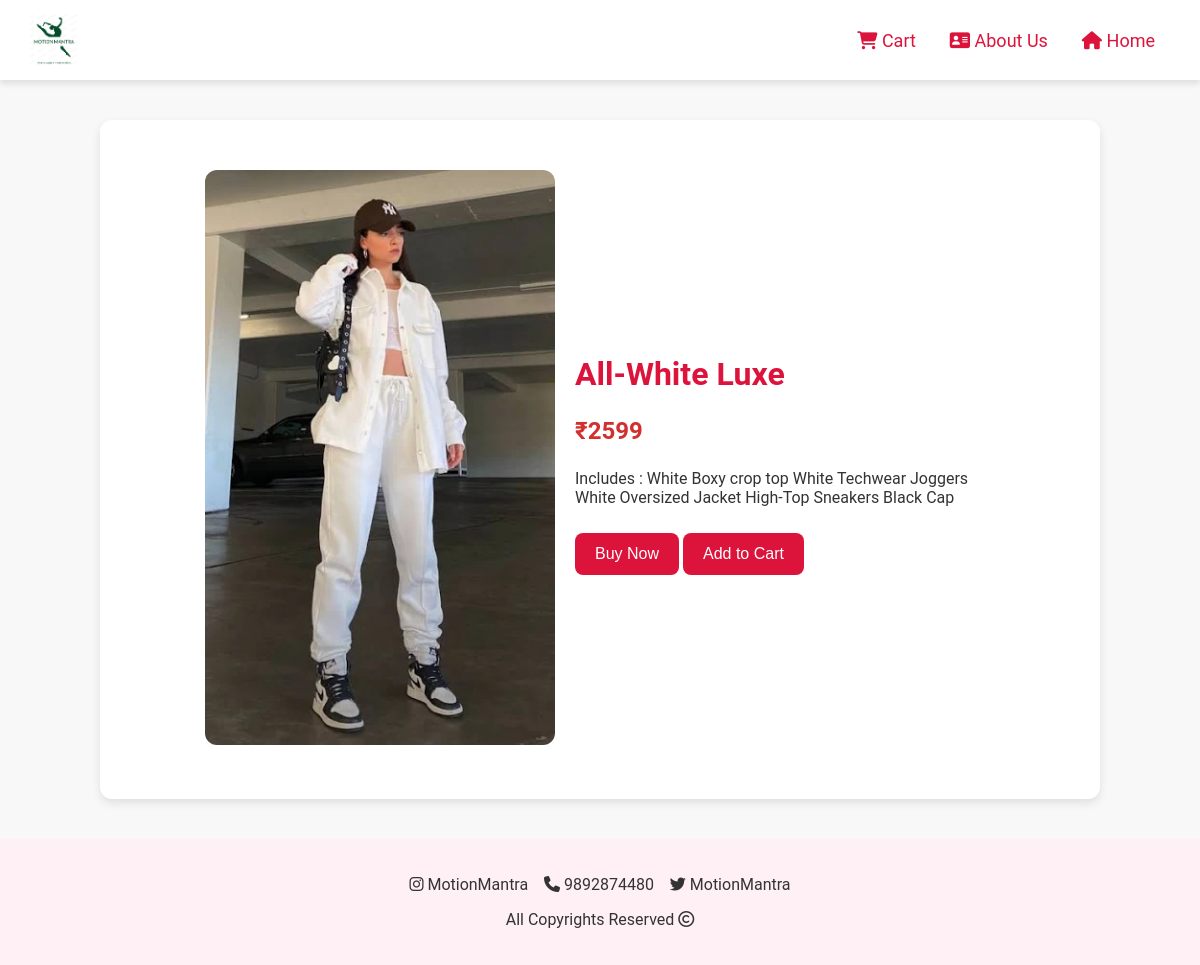
Page /Merchandise/product.php on the committed database.
### tables this page shows
CREATE TABLE `products` (
  `Id` int(5) NOT NULL,
  `Name` varchar(50) NOT NULL,
  `Category` varchar(25) NOT NULL,
  `Price` varchar(20) NOT NULL,
  `image` varchar(75) NOT NULL,
  `Description_1` varchar(1200) DEFAULT NULL,
  `Description_2` varchar(1200) DEFAULT NULL,
  `Description_3` varchar(1200) DEFAULT NULL
);

### Merchandise/product.php (the view, shortened to what this page needs)
<?php
$servername = "localhost";
$username = "root";
$password = "";
$dbname = "merchandise";
$conn = new mysqli($servername, $username, $password, $dbname);
$result = $conn->query("SELECT * FROM products WHERE id='$id'");
$product = $result->fetch_assoc();
?>
<!DOCTYPE html>
<html lang="en">
<head>
</head>
<body>
    <header>
        <img id="logo" src="images/logo.png" alt="Logo">
        <nav>
            <a href="cart2.php"><i class="fa-solid fa-cart-shopping"></i> Cart</a>
            <a href="about_us.php"><i class="fa-solid fa-address-card"></i> About Us</a>
            <a href="home.php"><i class="fa-solid fa-home"></i> Home</a>
        </nav>
    </header>
    <div class="product-container">
        <div class="product-img">
            <img src="<?php echo $product['image']; ?>" alt="<?php echo $product['Name']; ?>">
        </div>
        <div class="product-details">
            <h1><?php echo $product['Name']; ?></h1>
            <p class="price">₹<?php echo $product['Price']; ?></p>
            <p><?php echo $product['Description_1']; ?></p>
            <button onclick="window.location.href='payscript.php'">Buy Now</button>
            <button onclick="window.location.href='cart.php'">Add to Cart</button>
        </div>
    </div>
    <footer>
        <p>
            <i class="fa-brands fa-instagram"></i> MotionMantra &nbsp;&nbsp;
            <i class="fa-solid fa-phone"></i> 9892874480 &nbsp;&nbsp;
            <i class="fa-brands fa-twitter"></i> MotionMantra
        </p>
        <p>All Copyrights Reserved <i class="fa-regular fa-copyright"></i></p>
    </footer>
</body>
</html>

### Merchandise/product.php (style rules this page uses)
body { font-family: 'Roboto', sans-serif; background-color: #f8f8f8; color: #333; margin: 0; padding: 0; }
header { display: flex; align-items: center; justify-content: space-between; background: #fff; padding: 15px 30px; box-shadow: 0 4px 6px rgba(0, 0, 0, 0.1); }
#logo { height: 50px; }
nav a { color: crimson; font-size: 18px; text-decoration: none; margin: 0 15px; transition: all 0.3s; }
.product-container { display: flex; justify-content: center; align-items: center; flex-wrap: wrap; padding: 50px; background: white; box-shadow: 0 4px 10px rgba(0, 0, 0, 0.1); border-radius: 12px; margin: 40px auto; max-width: 900px; }
.product-img img { width: 100%; max-width: 350px; border-radius: 12px; }
.product-details { padding: 20px; max-width: 400px; }
.product-details h1 { color: crimson; }
.product-details .price { font-size: 24px; color: #d32f2f; font-weight: bold; }
button { background: crimson; color: white; padding: 12px 20px; border: none; cursor: pointer; border-radius: 8px; font-size: 16px; margin: 10px 0; transition: all 0.3s; }
footer { background: lavenderblush; text-align: center; padding: 20px; margin-top: 40px; }

### rows in the picture
products: image (picture), Name "All-White Luxe", Price "2599", Description_1 "Includes : White Boxy crop top White Techwear Joggers White Oversized Jacket High-Top Sneakers Black Cap"
